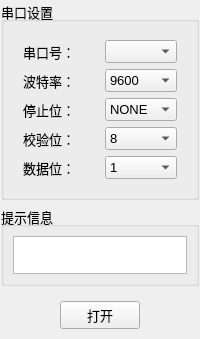
       <widget class="QWidget" name="widget_48" native="true">
        <property name="maximumSize">
         <size>
          <width>200</width>
          <height>330</height>
         </size>
        </property>
        <layout class="QVBoxLayout" name="verticalLayout_5">
         <property name="leftMargin">
          <number>1</number>
         </property>
         <property name="topMargin">
          <number>1</number>
         </property>
         <property name="rightMargin">
          <number>1</number>
         </property>
         <property name="bottomMargin">
          <number>1</number>
         </property>
         <item>
          <widget class="QGroupBox" name="groupBox_15">
           <property name="font">
            <font>
             <family>Arial</family>
             <pointsize>10</pointsize>
            </font>
           </property>
           <property name="title">
            <string>串口设置</string>
           </property>
           <layout class="QGridLayout" name="gridLayout_50">
            <item row="0" column="0">
             <widget class="QWidget" name="widget_49" native="true">
              <property name="maximumSize">
               <size>
                <width>75</width>
                <height>160</height>
               </size>
              </property>
              <property name="font">
               <font>
                <family>Arial</family>
                <pointsize>10</pointsize>
               </font>
              </property>
              <layout class="QGridLayout" name="gridLayout_48">
               <item row="2" column="0">
                <widget class="QLabel" name="label_5">
                 <property name="text">
                  <string>停止位：</string>
                 </property>
                </widget>
               </item>
               <item row="5" column="0">
                <widget class="QLabel" name="label_3">
                 <property name="text">
                  <string>校验位：</string>
                 </property>
                </widget>
               </item>
               <item row="6" column="0">
                <widget class="QLabel" name="label_4">
                 <property name="text">
                  <string>数据位：</string>
                 </property>
                </widget>
               </item>
               <item row="0" column="0">
                <widget class="QLabel" name="label">
                 <property name="text">
                  <string>串口号：</string>
                 </property>
                </widget>
               </item>
               <item row="1" column="0">
                <widget class="QLabel" name="label_2">
                 <property name="text">
                  <string>波特率：</string>
                 </property>
                </widget>
               </item>
              </layout>
             </widget>
            </item>
            <item row="0" column="1">
             <widget class="QWidget" name="widget_50" native="true">
              <property name="maximumSize">
               <size>
                <width>90</width>
                <height>160</height>
               </size>
              </property>
              <property name="font">
               <font>
                <family>Arial</family>
                <pointsize>10</pointsize>
               </font>
              </property>
              <layout class="QGridLayout" name="gridLayout_49">
               <item row="0" column="0">
                <widget class="QComboBox" name="CBoxSerialPort">
                 <property name="minimumSize">
                  <size>
                   <width>69</width>
                   <height>0</height>
                  </size>
                 </property>
                </widget>
               </item>
               <item row="1" column="0">
                <widget class="QComboBox" name="CBoxBaud">
                 <property name="minimumSize">
                  <size>
                   <width>69</width>
                   <height>0</height>
                  </size>
                 </property>
                 <item>
                  <property name="text">
                   <string>9600</string>
                  </property>
                 </item>
                 <item>
                  <property name="text">
                   <string>19200</string>
                  </property>
                 </item>
                 <item>
                  <property name="text">
                   <string>115200</string>
                  </property>
                 </item>
                </widget>
               </item>
               <item row="2" column="0">
                <widget class="QComboBox" name="CBoxParity">
                 <property name="minimumSize">
                  <size>
                   <width>69</width>
                   <height>0</height>
                  </size>
                 </property>
                 <item>
                  <property name="text">
                   <string>NONE</string>
                  </property>
                 </item>
                 <item>
                  <property name="text">
                   <string>ODD</string>
                  </property>
                 </item>
                 <item>
                  <property name="text">
                   <string>EVEN</string>
                  </property>
                 </item>
                </widget>
               </item>
               <item row="3" column="0">
                <widget class="QComboBox" name="CBoxDataBit">
                 <property name="minimumSize">
                  <size>
                   <width>69</width>
                   <height>0</height>
                  </size>
                 </property>
                 <item>
                  <property name="text">
                   <string>8</string>
                  </property>
                 </item>
                 <item>
                  <property name="text">
                   <string>7</string>
                  </property>
                 </item>
                 <item>
                  <property name="text">
                   <string>6</string>
                  </property>
                 </item>
                 <item>
                  <property name="text">
                   <string>5</string>
                  </property>
                 </item>
                </widget>
               </item>
               <item row="4" column="0">
                <widget class="QComboBox" name="CBoxStopBit">
                 <property name="minimumSize">
                  <size>
                   <width>69</width>
                   <height>0</height>
                  </size>
                 </property>
                 <item>
                  <property name="text">
                   <string>1</string>
                  </property>
                 </item>
                 <item>
                  <property name="text">
                   <string>1.5</string>
                  </property>
                 </item>
                 <item>
                  <property name="text">
                   <string>2</string>
                  </property>
                 </item>
                </widget>
               </item>
              </layout>
             </widget>
            </item>
           </layout>
          </widget>
         </item>
         <item>
          <widget class="QGroupBox" name="groupBox_16">
           <property name="maximumSize">
            <size>
             <width>200</width>
             <height>80</height>
            </size>
           </property>
           <property name="font">
            <font>
             <family>Arial</family>
             <pointsize>10</pointsize>
            </font>
           </property>
           <property name="title">
            <string>提示信息</string>
           </property>
           <layout class="QHBoxLayout" name="horizontalLayout_7">
            <item>
             <widget class="QListWidget" name="LWidPrtInfo">
              <property name="enabled">
               <bool>true</bool>
              </property>
              <property name="textElideMode">
               <enum>Qt::ElideLeft</enum>
              </property>
              <property name="resizeMode">
               <enum>QListView::Fixed</enum>
              </property>
             </widget>
            </item>
           </layout>
          </widget>
         </item>
         <item>
          <widget class="QWidget" name="widget_71" native="true">
           <property name="font">
            <font>
             <family>Arial</family>
             <pointsize>10</pointsize>
            </font>
           </property>
           <layout class="QGridLayout" name="gridLayout_69">
            <item row="0" column="1">
             <widget class="QPushButton" name="BtnOpen">
              <property name="text">
               <string>打开</string>
              </property>
             </widget>
            </item>
            <item row="0" column="0">
             <spacer name="horizontalSpacer_7">
              <property name="orientation">
               <enum>Qt::Horizontal</enum>
              </property>
              <property name="sizeHint" stdset="0">
               <size>
                <width>40</width>
                <height>20</height>
               </size>
              </property>
             </spacer>
            </item>
            <item row="0" column="2">
             <spacer name="horizontalSpacer_8">
              <property name="orientation">
               <enum>Qt::Horizontal</enum>
              </property>
              <property name="sizeHint" stdset="0">
               <size>
                <width>40</width>
                <height>20</height>
               </size>
              </property>
             </spacer>
            </item>
           </layout>
          </widget>
         </item>
        </layout>
       </widget>
